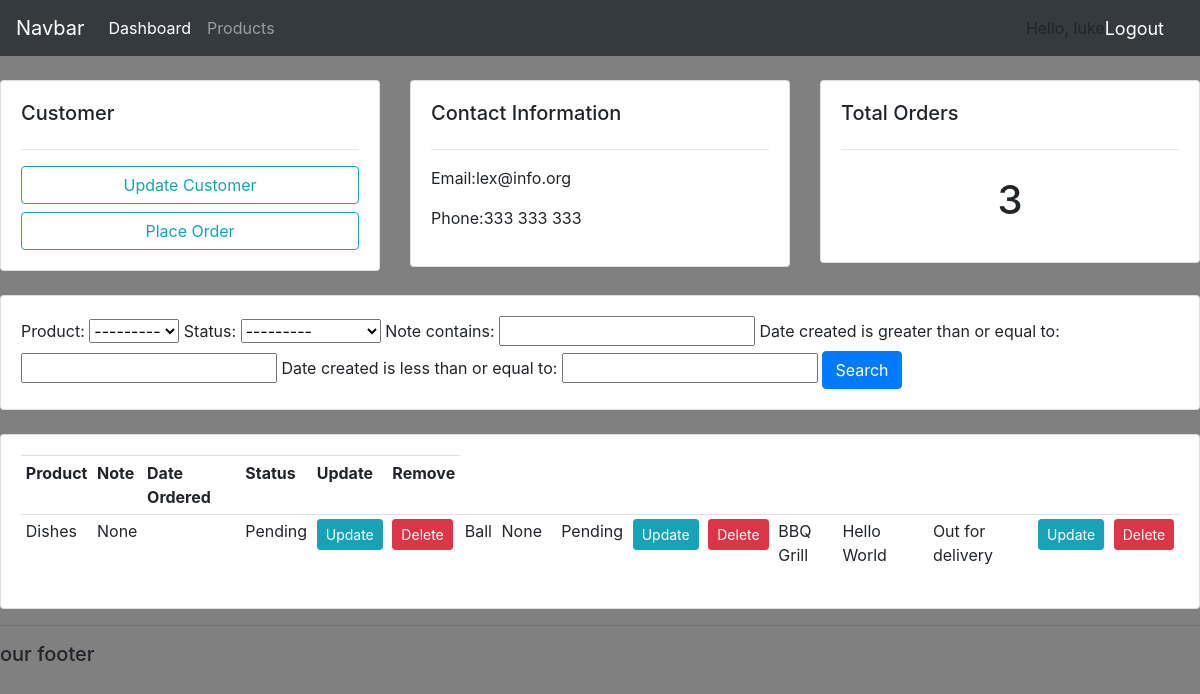
The app's page /customer/1/ (signed in) with its own data.
### accounts/models.py (models this page shows, shortened)
class Customer(models.Model):
    name = models.CharField(max_length=200, null=True)
    phone = models.CharField(max_length=200, null=True)
    email = models.CharField(max_length=200, null=True)
    date_created = models.DateTimeField(auto_now_add=True)

class Order(models.Model):
    STATUS = (
        ('Pending','Pending'),
        ('Out for delivery','Out for delivery'),
        ('Delivered','Delivered'),
        )
    customer = models.ForeignKey(Customer,null=True,on_delete=models.SET_NULL)
    product = models.ForeignKey(Product,null=True,on_delete=models.SET_NULL)
    date_created = models.DateTimeField(auto_now_add=True, null=True)
    status = models.CharField(max_length=200, null=True,choices=STATUS)
    note = models.CharField(max_length=1000, null=True)

class Product(models.Model):
    CATEGORY=(
        ('Indoor','Indoor'),
        ('Outdoor','Outdoor'),
    )
    name = models.CharField(max_length=200, null=True)
    price = models.FloatField(null=True)
    category = models.CharField(max_length=200, null=True, choices=CATEGORY)
    description= models.CharField(max_length=200, null=True, blank = True)
    date_created = models.DateTimeField(auto_now_add=True)
    tags = models.ManyToManyField(Tag)
    def __str__(self):
        return self.name

### accounts/views.py (the view)
# urls.py: path('customer/<str:pk_test>/', views.customer, name='customer'),
def customer(request,pk_test):
    customer = Customer.objects.get(id=pk_test)
    orders = customer.order_set.all()
    order_count= orders.count()
    myFilter = OrderFilter(request.GET, queryset=orders)
    orders = myFilter.qs
    context = {'customer':customer, 'orders': orders,'order_count':order_count, 'myFilter': myFilter}
    return render(request, 'accounts/customer.html',context)

### accounts/templates/accounts/customer.html
{% extends "accounts/main.html" %}
{% block content%}
<br>
<div class="row">
    <div class="col-md">
        <div class="card card-body">
            <h5>Customer</h5>
            <hr>
            <a class="btn btn-outline-info btn-sml btn-block" href="">Update Customer</a>
            <a class="btn btn-outline-info btn-sml btn-block" href="{% url 'create_order' customer.id %}">Place Order</a>
        </div>
    </div>
    <div class="col-md">
        <div class="card card-body">
            <h5>Contact Information</h5>
            <hr>
            <p>Email:{{customer.email}}</p>
            <p>Phone:{{customer.phone}}</p>
        </div>
    </div>
    <div class="col-md">
        <div class="card card-body">
            <h5>Total Orders</h5>
            <hr>
            <h1 style="text-align: center;padding: 10px">{{order_count}}</h1>
        </div>
    </div>
</div>
<br>
<div class="row">
    <div class="col">
        <div class="card card-body">
            <form method="get">
                {{myFilter.form}}
            <button class="btn btn-primary" type="submit">Search</button>
            </form>
        </div>
    </div>
</div>
<br>
<div class="row">
    <div class="col-md">
        <div class="card card-body">
            <table class="table table-sm">
                <tr>
                    <th>Product</th>
                    <th>Note</th>
                    <th>Date Ordered</th>
                    <th>Status</th>
                    <th>Update</th>
                    <th>Remove</th>
                </tr>
                {% for order in orders %}
                <td>{{order.product}}</td>
                <td>{{order.note}}</td>
                <td>{{order.date.created}}</td>
                <td>{{order.status}}</td>
                <td><a class="btn btn-sm btn-info" href="{% url 'update_order' order.id %}">Update</a></td>
                <td><a class="btn btn-sm btn-danger" href="{% url 'delete_order' order.id %}">Delete</a></td>
                {% endfor %}
            </table>
        </div>
    </div>
</div>
{% endblock %}

### accounts/templates/accounts/navbar.html (shortened to what this page needs)
{% load static %}
<nav class="navbar navbar-expand-lg navbar-dark bg-dark">
  <a class="navbar-brand" href="#">Navbar</a>
    <div class="collapse navbar-collapse" id="navbarNav">
      <ul class="navbar-nav">
        <li class="nav-item active">
          <a class="nav-link" href="{% url 'home' %}">Dashboard <span class="sr-only">(current)</span></a>
        </li>
        <li class="nav-item">
          <a class="nav-link" href="{% url 'products' %}">Products</a>
        </li>
      </ul>
    </div>
    Hello, {{request.user}}</span>
    <span><a class='hello-msg' href="{% url 'logout' %}">Logout</a></span>
  </nav>

### static/css/main.css (style rules this page uses)
body { background-color:grey; }

### accounts/templates/accounts/navbar.html (style rules this page uses)
.hello-msg { font-size:18px; color:#fff; margin-right:20px; }

### records on screen
Customer: email "lex@info.org", phone "333 333 333"
Order: product "Dishes", note "None", status "Pending"
Order: product "Ball", note "None", status "Pending"
Order: product "BBQ Grill", note "Hello World", status "Out for delivery"

### other values on screen
{{ request.user }} "luke"
{{ order_count }} "3"
